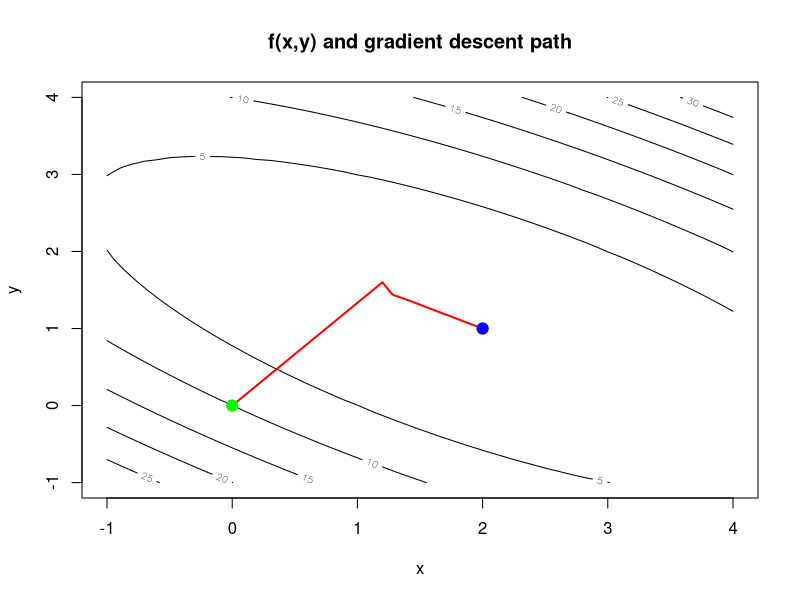
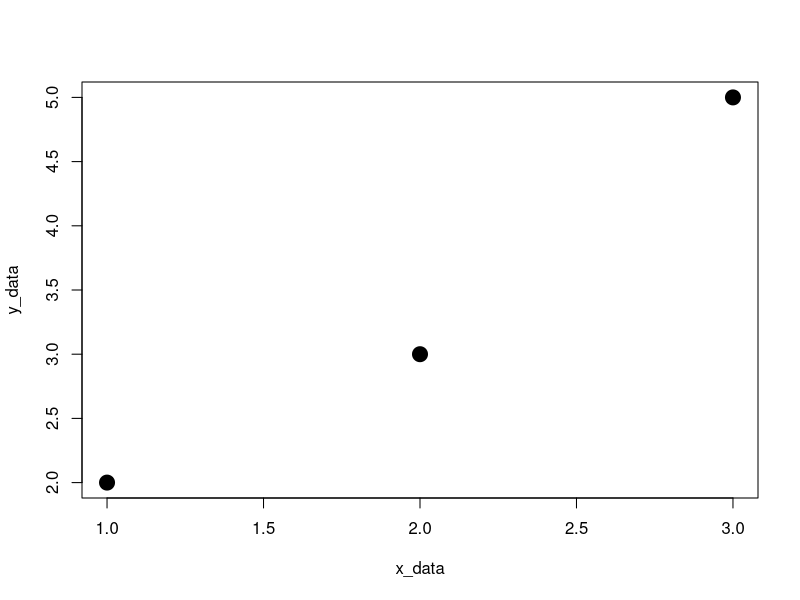
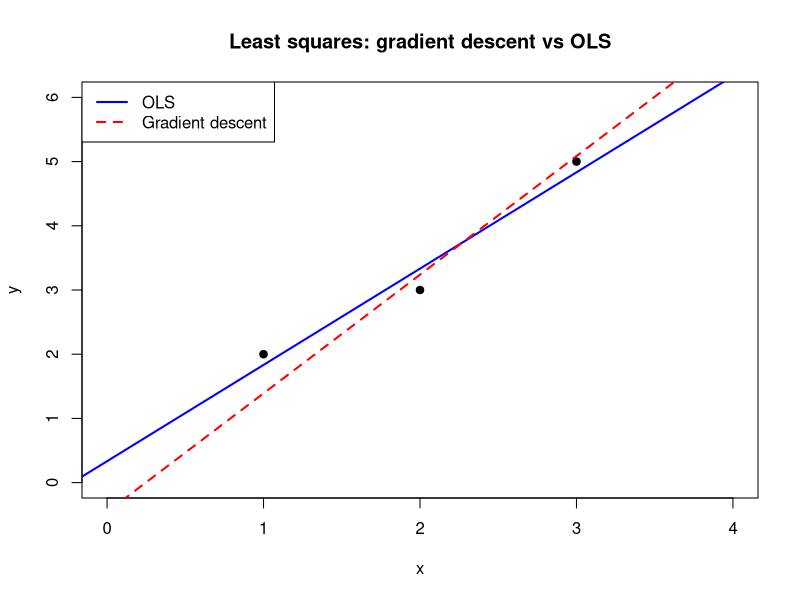
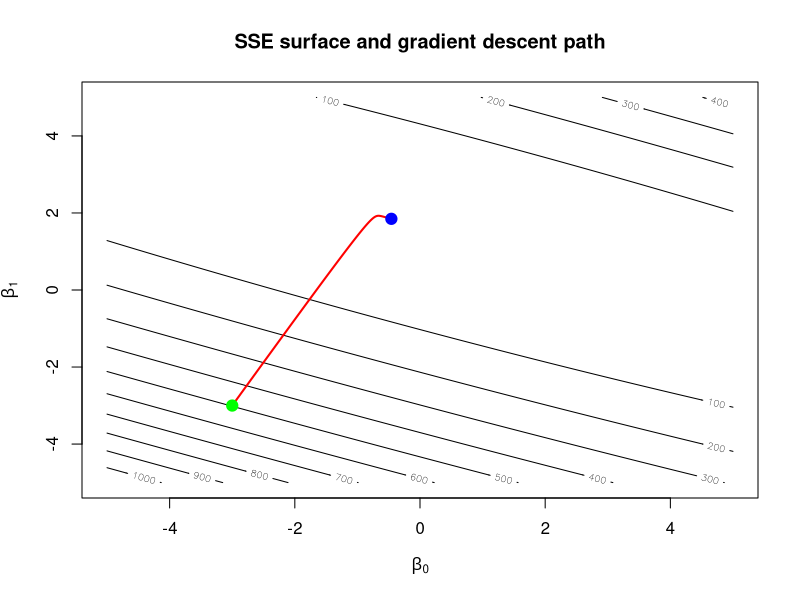

Reproduce these figures in R, in order.
# ============================================================================
# Gradient Descent: Worked Examples
# Calculus I - Companion to lecture16_gradient_descent.tex
# ============================================================================
#
# Part 1: Nontrivial 2-variable function f(x,y) = x^2 + 2xy + 2y^2 - 6x - 8y + 10
# Part 2: Least squares with one predictor (intercept + slope)
#
# Run this script step-by-step in RStudio.
# For Part 1.2 visualization: install.packages("mosaicCalc")
# ============================================================================

library(numDeriv)
library(dplyr)

# ============================================================================
# PART 1: MULTIVARIABLE FUNCTION
# ============================================================================
# f(x,y) = x^2 + 2xy + 2y^2 - 6x - 8y + 10
# Gradient: (2x + 2y - 6, 2x + 4y - 8)
# Critical point (analytic): (2, 1)
# ============================================================================

f_xy <- function(v) {
  x <- v[1]
  y <- v[2]
  x^2 + 2*x*y + 2*y^2 - 6*x - 8*y + 10
}

# Analytical gradient (for reference)
grad_f_analytical <- function(v) {
  x <- v[1]
  y <- v[2]
  c(2*x + 2*y - 6, 2*x + 4*y - 8)
}

# Check gradient at (0, 0)
grad_f_analytical(c(0, 0))

# Numerical check via numDeriv
grad(f_xy, c(0, 0))

# ----------------------------------------------------------------------------
# 1.1 Gradient descent implementation
# ----------------------------------------------------------------------------

gradient_descent <- function(f, grad_f, x0, alpha = 0.2, n_iter = 25, tol = 1e-6) {
  x <- x0
  history <- matrix(NA, nrow = n_iter + 1, ncol = length(x0))
  history[1, ] <- x
  for (i in 1:n_iter) {
    g <- grad_f(x)
    if (sqrt(sum(g^2)) < tol) break
    x <- x - alpha * g
    history[i + 1, ] <- x
  }
  list(par = x, value = f(x), history = na.omit(history))
}

# Run gradient descent from (0, 0)
gd1 <- gradient_descent(f_xy, grad_f_analytical, x0 = c(0, 0), alpha = 0.2, n_iter = 25)

gd1$par
gd1$value

# Compare to analytic solution (2, 1)
gd1$par - c(2, 1)

# First few iterations (match the notes)
gd1$history[1:5, ]

# ----------------------------------------------------------------------------
# 1.2 Visualize the path
# ----------------------------------------------------------------------------

# Base R contour plot
path_df <- as.data.frame(gd1$history)
names(path_df) <- c("x", "y")

grid_x <- seq(-1, 4, by = 0.1)
grid_y <- seq(-1, 4, by = 0.1)
f_vals <- outer(grid_x, grid_y, Vectorize(function(x, y) f_xy(c(x, y))))

contour(grid_x, grid_y, f_vals, xlab = "x", ylab = "y", main = "f(x,y) and gradient descent path")
lines(path_df$x, path_df$y, col = "red", lwd = 2)
points(path_df$x[1], path_df$y[1], pch = 19, col = "green", cex = 1.5)
points(2, 1, pch = 19, col = "blue", cex = 1.5)
# Green = start, blue = minimum (2, 1), red = path

# ============================================================================
# PART 2: LEAST SQUARES (ONE PREDICTOR)
# ============================================================================
# Model: y_i = beta_0 + beta_1 * x_i
# Loss: L = sum (y_i - beta_0 - beta_1 * x_i)^2
# Gradient: dL/db0 = -2 * sum(e_i),  dL/db1 = -2 * sum(e_i * x_i)
#          where e_i = y_i - beta_0 - beta_1 * x_i
# ============================================================================

# Data: (1,2), (2,3), (3,5)
x_data <- c(1, 2, 3)
y_data <- c(2, 3, 5)
plot(x_data,y_data,pch=19,cex=2)

# ----------------------------------------------------------------------------
# 2.1 Loss and gradient functions
# ----------------------------------------------------------------------------

sse <- function(beta, x, y) {
  y_hat <- beta[1] + beta[2] * x
  sum((y - y_hat)^2)
}

sse_grad <- function(beta, x, y) {
  e <- y - (beta[1] + beta[2] * x)
  c(-2 * sum(e), -2 * sum(e * x))
}

# ----------------------------------------------------------------------------
# 2.2 Gradient descent for least squares
# ----------------------------------------------------------------------------

beta0 <- c(-3, -3)
alpha <- 0.001
n_iter <- 500

history_ls <- matrix(NA, nrow = n_iter + 1, ncol = 2)
history_ls[1, ] <- beta0

for (i in 1:n_iter) {
  g <- sse_grad(beta0, x_data, y_data)
  beta0 <- beta0 - alpha * g
  history_ls[i + 1, ] <- beta0
}

# Final estimates
beta0

# Compare to lm() (closed-form OLS)
lm(y_data ~ x_data)$coefficients

# ----------------------------------------------------------------------------
# 2.3 First iteration (match the notes)
# ----------------------------------------------------------------------------
# At (0, 0): e = (2, 3, 5), sum(e) = 10, sum(e*x) = 2+6+15 = 23
# grad = (-20, -46)
# New = (0,0) - 0.1*(-20, -46) = (2, 4.6)

sse_grad(c(0, 0), x_data, y_data)
history_ls[2, ]

# ----------------------------------------------------------------------------
# 2.4 Plot: data, OLS line, and gradient descent path
# ----------------------------------------------------------------------------

plot(x_data, y_data, pch = 19, xlim = c(0, 4), ylim = c(0, 6),
     xlab = "x", ylab = "y", main = "Least squares: gradient descent vs OLS")

# OLS line
abline(lm(y_data ~ x_data), col = "blue", lwd = 2)

# Gradient descent fit
abline(beta0[1], beta0[2], col = "red", lty = 2, lwd = 2)

legend("topleft", legend = c("OLS", "Gradient descent"), col = c("blue", "red"),
       lty = c(1, 2), lwd = 2)

# ----------------------------------------------------------------------------
# 2.5 Contour plot of SSE surface (optional)
# ----------------------------------------------------------------------------

grid_b0 <- seq(-5, 5, by = 0.05)
grid_b1 <- seq(-5, 5, by = 0.05)
sse_vals <- outer(grid_b0, grid_b1, Vectorize(function(b0, b1) sse(c(b0, b1), x_data, y_data)))

contour(grid_b0, grid_b1, sse_vals, xlab = expression(beta[0]), ylab = expression(beta[1]),
        main = "SSE surface and gradient descent path")
path_ls <- as.data.frame(history_ls)
names(path_ls) <- c("b0", "b1")
lines(path_ls$b0, path_ls$b1, col = "red", lwd = 2)
points(path_ls$b0[1], path_ls$b1[1], pch = 19, col = "green", cex = 1.5)
points(path_ls$b0[nrow(path_ls)], path_ls$b1[nrow(path_ls)], pch = 19, col = "blue", cex = 1.5)
